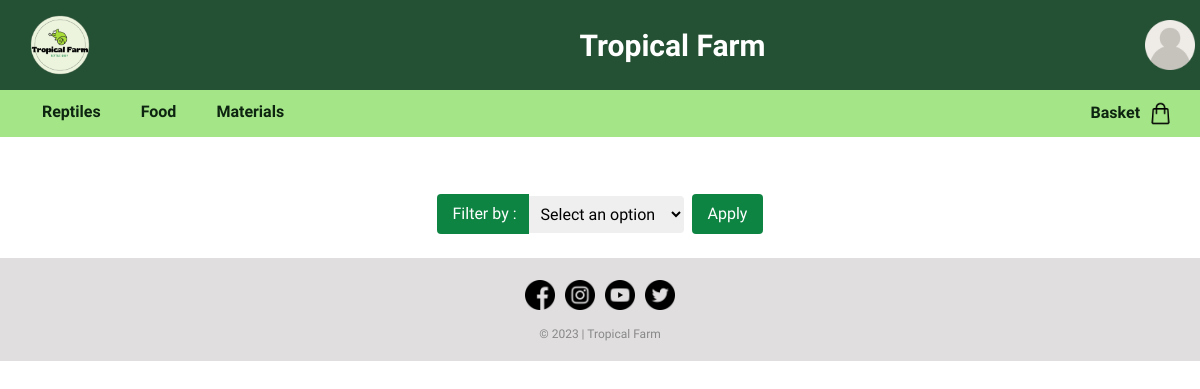
The app's page /turtles.php, older data.
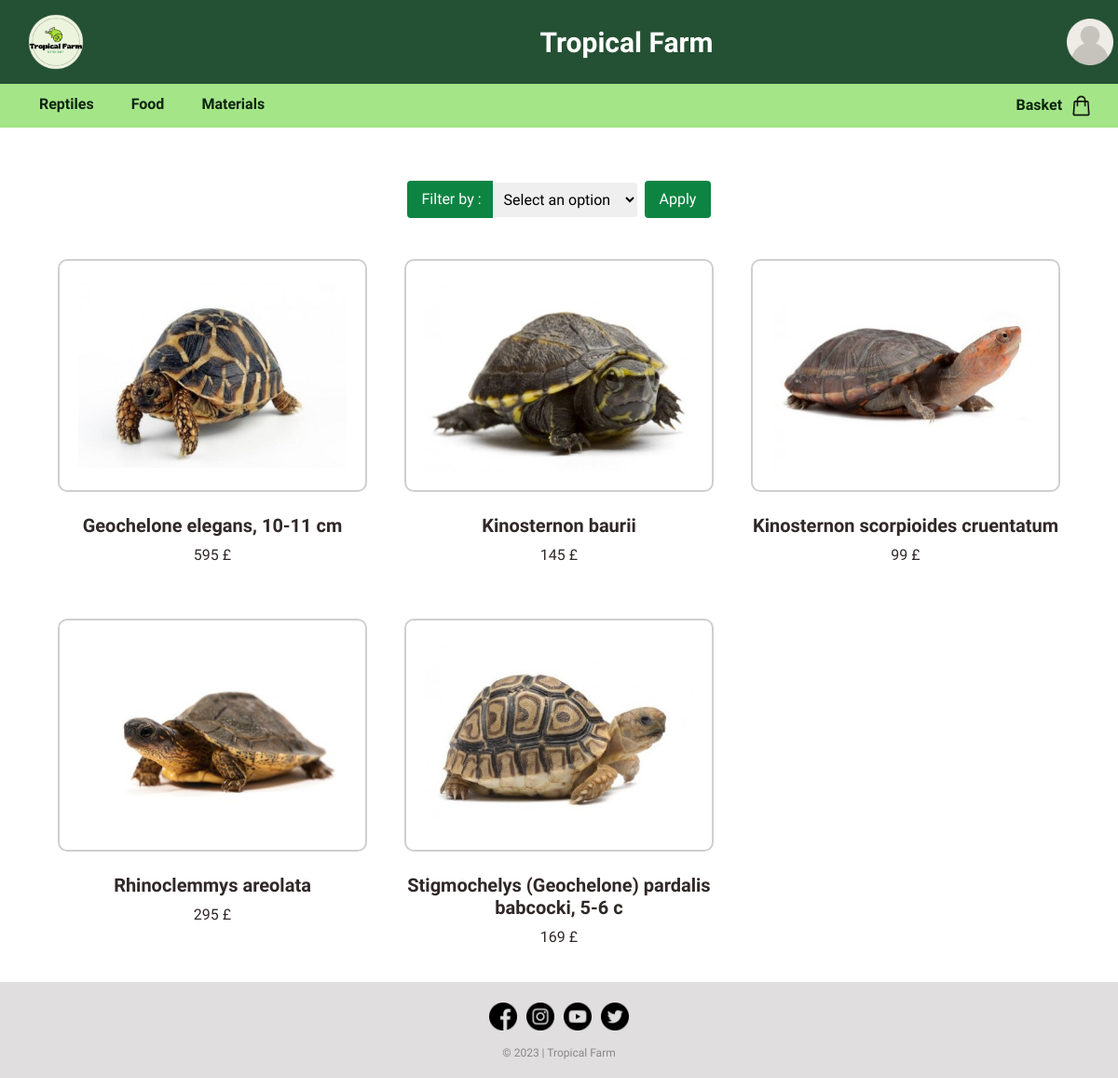
The same page, newer data.
### tables this page shows
CREATE TABLE IF NOT EXISTS `item` (
  `iditem` int NOT NULL AUTO_INCREMENT,
  `name` varchar(50) NOT NULL,
  `category` varchar(50) NOT NULL,
  `second_category` varchar(50) NOT NULL,
  `description` varchar(1000) NOT NULL,
  `photo` varchar(50) NOT NULL,
  `price` int NOT NULL,
  `stock` varchar(50) NOT NULL,
  `sell` varchar(50) DEFAULT NULL,
  `auction` varchar(50) DEFAULT NULL,
  `trade` varchar(50) DEFAULT NULL,
  PRIMARY KEY (`iditem`)
);

### turtles.php (the view, shortened to what this page needs)
<!DOCTYPE html>
<html>
<head>
<link href="https://cdn.jsdelivr.net/npm/bootstrap@5.3.0/dist/css/bootstrap.min.css" rel="stylesheet">
<link href="style.css" rel="stylesheet" type="text/css"/>
</head>
<body>
  <div class="headnav">
<?php
if(!isset($_SESSION["photo"])){
  $imageURL = "image/user.png";
}
else{
$imageURL = "image/" . $_SESSION["photo"];
}
?>
      <?php if(isset($_SESSION["role"])){ echo '<header style="background-color: ' . $_SESSION["background"] . ';">'; }
            else{echo '<header>';}?>
            <div class="logo">
              <img src="image\logo.png" alt="Logo">
            </div>
            <div class="titre"><a href="http://localhost:80/Tropical-Farm/index.php" class="titre">Tropical Farm</a></div>
            <div class="dropdown">
              <a href="http://localhost:80/Tropical-Farm/login.php" class="dropdown-btn"><img src="<?php echo $imageURL; ?>" width="50px" height="50px"></a>
            </div>
          </header>
    <nav>
      <ul class="categories">
        <li>
          <a href="#">Reptiles</a>
        </li>
        <li>
          <a href="#">Food</a>
        </li>
        <li>
          <a href="#">Materials</a>
        </li>
      </ul>
      <div class="panier">
        <a href="http://localhost:80/Tropical-Farm/basket.php"><b>Basket &nbsp</b><img src="image/shopping-bag.png"></a>
      </div>
    </nav>
    </div>
  <br><br><br><br><br><br>
<form class="formfiltre" method="GET">
  <label for="filter">&nbsp;Filter by :</label>
  <select name="filter" id="filter">
    <option class="optionfiltre" value="null">Select an option</option>
  </select>
  <input class="filtre" type="submit" value="Apply">
</form>
<br>
<div class="container">
<?php
$serveur = "localhost";
$utilisateur = "root";
$motDePasse = "";
$baseDeDonnees = "tropicalfarm";
$connexion = mysqli_connect($serveur, $utilisateur, $motDePasse, $baseDeDonnees);
$condition1 = "category = 'reptiles'";
$condition2 = "second_category = 'turtles'";
if (isset($_GET['filter'])) {
  $filter = $_GET['filter'];
if($filter == 'asc'){
  $query = "SELECT * FROM item WHERE $condition1 and $condition2 ORDER BY price ASC";
  $resultat = mysqli_query($connexion, $query);
}
elseif($filter == 'desc'){
  $query = "SELECT * FROM item WHERE $condition1 and $condition2 ORDER BY price DESC";
  $resultat = mysqli_query($connexion, $query);
}
elseif($filter == 'null'){
  $query = "SELECT * FROM item WHERE $condition1 and $condition2";
  $resultat = mysqli_query($connexion, $query);
}
}
else{
  $query = "SELECT * FROM item WHERE $condition1 and $condition2";
  $resultat = mysqli_query($connexion, $query);
}
while ($row = mysqli_fetch_assoc($resultat)) {
  $iditem = $row['iditem'];
  echo '<div class="item">';
  echo "<a href='http://localhost:80/Tropical-Farm/item.php?iditem=$iditem'><img src= image/". $row['photo'] ." alt='Image' /><br></a>";
  echo "<center><h5><b>" . $row['name'] . "</b></h5>";
  echo "<p>" .$row['price'] . "  £</p></center>";
  echo "</div>";
}
?>
</div>
<footer>
  <div class="footer-section">
    <a href="https://www.facebook.com/pages/category/supermarket/Tesco-Superstore-440818089460778/" target="_blank"><img src="image/facebook (1).png"></a>
    <a href="https://www.instagram.com/tescofood/?hl=fr" target="_blank"><img src="image/instagram (2).png"></a>
    <a href="https://www.youtube.com/tesco" target="_blank"><img src="image/youtube.png"></a>
    <a href="https://twitter (1).com/Tesco" target="_blank"><img src="image/twitter (1).png"></a>
</div>
  <div class="footer-bottom">
    <p>&copy; 2023 | Tropical Farm</p>
  </div>
</footer>
</body>
</html>

Row changes from the older to the newer data that the page shows:
added item: photo (picture), name "Geochelone elegans, 10-11 cm", price "595"
added item: photo (picture), name "Kinosternon baurii", price "145"
added item: photo (picture), name "Kinosternon scorpioides cruentatum", price "99"
added item: photo (picture), name "Rhinoclemmys areolata", price "295"
added item: photo (picture), name "Stigmochelys (Geochelone) pardalis babcocki, 5-6 c", price "169"
